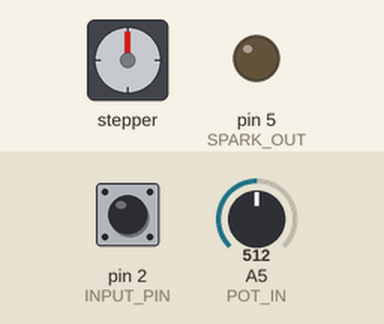
Simulated run of this sketch. Board: Arduino Uno, built with avr-gcc and run on an emulated ATmega328P. On the bench: stepper motor, output pins drawn as LEDs (lit = HIGH). Wiring (inferred from the names in the program): stepper motor (2048 steps per turn assumed): coils pin 8, pin 9, pin 10, pin 11. The inputs (shaded band) are chosen by the test bench; at power-on: pin 2 (INPUT_PIN) HIGH, A5 (POT_IN) = 512. Pins used as bus, display or sensor lines are not drawn.

Above: at 1.2 s.
1.3 s: pin 2 (INPUT_PIN) pulled LOW for 0.15 s
At 1.4 s:
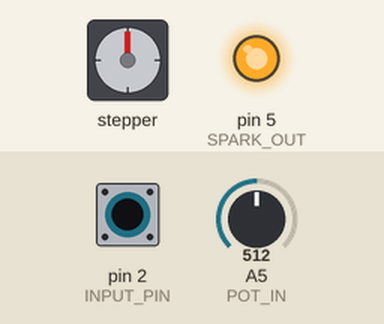
Timing chart, 0 to 4.3 s (numbered marks = the images above; inputs shaded):
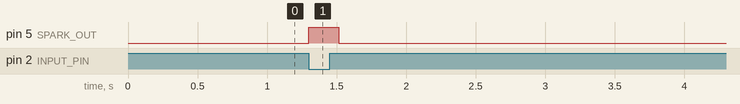

The sketch:

velocette-le-full.ino
```cpp
// (licence header left out)
//#define DEBUG                 1
#define REPORT_INTERVAL       500000      // microseconds

#define MAX_STARTING_RETARD   60.0      // The 'start assist' pot adjustment will give you between 0 and MAX_STARTING_RETARD degress of retard during startup
#define STARTING_REVOLUTIONS  4        // We consider the engine in the 'STARTING' state for this number of revolutions
#define STOPPED_TIMEOUT       250000    // No shutter event for this number of uS means we are 'STOPPED'
#define KILL_RPM               6000.0    // Don't issue spark above this RPM

// The parameters for the advance curves.  They will advance from MIN_ADVANCE at MIN_RPM (and below) to MAX_ADVANCE at MAX_RPM (and above)
#define MAX_ADVANCE 30.0
#define MIN_ADVANCE 0.0
#define MIN_RPM     900
#define MAX_RPM     2000

#define PI          3.14159265359

// Input / Output pin assignments

#define YELLOW_LED 10  //  YELLOW_LED is used to give feedback on the shutter reading
#define SPARK_OUT  5   //  Pin that is connected to the 'Gate' on the transistor that drives the coil
#define INPUT_PIN  2   //  Input from the shutter sensor
#define GREEN_LED  11  //  GREEN_LED is not used at this time
#define SWITCH     12  //  The switch is not used at this time
#define POT_IN     A5  //  The input POT is used to adjust how much timing retard is used during starting
#define RPM_REF    8  //  Used for debugging
#define RPM_OUT    9  //  Used for debugging

// Other definitions

// We track the motor through the following states so we can alter the behavior of the software
// debending on the state
#define STOPPED 0
#define STARTING 1
#define RUNNING 2


// Here is the variable where we actually store the state of the motor
volatile int engineState = STOPPED;
// We also track the number of times the shaft rotates so we can decide when to change the
// state from STARTING to RUNNING
int revolutions = 0;

// On every event of the shutter opening or closing we calculate the elapsed time since the previous event
// mics and lastmicros are used to store the elapsed time since the arduino booted until the current event, and the previous event
volatile unsigned long mics = 1;
volatile unsigned long lastmicros = 0;

// In order to get the most stable output for the spark timing we set 'sparkArmed' to 1 between 50-BTDC and firing the spark
// This allows us to deffer non-critical functions at critical times by skipping them if sparkArmed is 1
volatile int sparkArmed = 0;

// nextspark is used to hold the time in the future at which the the spark should fire
volatile unsigned long nextspark = 0;

// degrees of advance
volatile double advance = 0;

// current rpm
volatile double rpm = 0;

// this is used to set a timer to trigger the serial debug output once per second
unsigned long reportTime = 0;

// Used for calculating how long its been since the last shutter event
long idletime = 0;

// Degrees of retard to apply during starting, this gets set by the position of the INPUT_POT
volatile float startRetard = 0;

void setup() {

  #ifdef DEBUG
  // Configure the serial port (USB) for the debug reporting
  Serial.begin(57600);
  Serial.print("Started\n");
  #endif

  pinMode(RPM_REF, OUTPUT);
  digitalWrite(RPM_REF, 0);

  pinMode(RPM_OUT, OUTPUT);
  digitalWrite(RPM_OUT, 0);

  // Configure the PINs we use
  pinMode(SPARK_OUT,OUTPUT);
  pinMode(INPUT_PIN,INPUT_PULLUP);
  pinMode(YELLOW_LED,OUTPUT);
  pinMode(GREEN_LED,OUTPUT);
  pinMode(POT_IN, INPUT);
  pinMode(SWITCH, INPUT);


  startRetard = ((double)analogRead(POT_IN) / 1023.0) * MAX_STARTING_RETARD;

  // Set up the shutter input to interrupt and call serviceRoutine() any time it changes
  attachInterrupt(0, serviceRoutine, CHANGE);
  digitalWrite(GREEN_LED, HIGH);

}

void serviceRoutine(){
  lastmicros = mics;
  mics = micros();

  if (engineState == STOPPED){
    engineState = STARTING;
    digitalWrite(GREEN_LED, LOW);
  }

  int inputstate = digitalRead(INPUT_PIN);

  if ( inputstate == HIGH ){   // TDC-50

    if (engineState == STARTING){
      nextspark = mics + (((double)(mics - lastmicros) / (double)180.0) * (double)(50.0 + startRetard) );
    }
    else {
      nextspark = mics + (((double)(mics - lastmicros) / (double)180.0) * (double)(50.0 - advance) );
    }

    sparkArmed = 1;

  }
  else { // 130
//    if ( rpm < KILL_RPM ){
      digitalWrite(SPARK_OUT, HIGH);  // start charging the coil
//    }
  }

  digitalWrite(YELLOW_LED, inputstate);
  digitalWrite(RPM_OUT, inputstate);

}

void loop() {

  if ( sparkArmed == 1 ) {  // This part of the loop should be kept as small as possible
    if ( nextspark <= micros() ) {
      digitalWrite(SPARK_OUT, LOW);  // fire the spark

      sparkArmed = 0;

      if (engineState == STARTING){
        revolutions++;
          if (revolutions >= STARTING_REVOLUTIONS){
            engineState = RUNNING;
          }
      }

      rpm = 0.5 / (double) ( (double)(mics - lastmicros) / 60000000.0);
      advance = calculateLinearAdvance(rpm);

    }

  }

  else {  // non-critical stuff goes here

  #ifdef DEBUG
     if ( reportTime < micros() ){
       report();
       reportTime = micros() + REPORT_INTERVAL;
    }
  #endif

  }

  //  Here we detect if the engine has stopped
  unsigned long time = micros();
  idletime = time - mics;
  if ( ( idletime > STOPPED_TIMEOUT ) && (engineState != STOPPED) ){

    #ifdef DEBUG
    Serial.print("\n\n********************* ENGINE HAS STOPPED ****************************\n\n");
    #endif

      digitalWrite(SPARK_OUT, LOW);  // fire the spark to reduce the load on the coil and transistor
      engineState = STOPPED;
      revolutions = 0;
      sparkArmed = 0;
      nextspark = 0;
      advance = 0.0;
      rpm = 0.0;
      startRetard = ((double)analogRead(POT_IN) / 1023.0) * MAX_STARTING_RETARD;
      digitalWrite(GREEN_LED, HIGH);
  }

}

void report(){

  Serial.print("ENGINESTATE=");
  if (engineState == STOPPED){
    Serial.print("STOPPED\n");
  }
  else if (engineState == STARTING){
    Serial.print("STARTING\n");
  }
  else if (engineState == RUNNING){
    Serial.print("RUNNING\n");
  }

  unsigned long time = micros();
  Serial.print("MICROS=");
  Serial.print(time);
  Serial.print("\n");

  Serial.print("MICS=");
  Serial.print(mics);
  Serial.print("\n");

  Serial.print("LASTMICROS=");
  Serial.print(lastmicros);
  Serial.print("\n");

  Serial.print("NEXTSPARK=");
  Serial.print(nextspark);
  Serial.print("\n");

  Serial.print("IDLETIME=");
  Serial.print(idletime);
  Serial.print("\n");

  Serial.print("REVOLUTIONS=");
  Serial.print(revolutions);
  Serial.print("\n");

  Serial.print("START_RETARD=");
  Serial.print(startRetard);
  Serial.print("\n");

  Serial.print("RPM=");
  Serial.print(rpm);
  Serial.print("\n");
  Serial.print("ADV=");
  Serial.print(advance);
  Serial.print("\n");

  Serial.print("\n");
}

// Calculate advance in degress based on RPM
// This version calculates a linear advance
double calculateLinearAdvance(double rpm){
  double a = (((MAX_ADVANCE - MIN_ADVANCE) / (MAX_RPM - MIN_RPM)) * ( rpm - MIN_RPM)) + MIN_ADVANCE;
  advance = min(max(MIN_ADVANCE, a), MAX_ADVANCE);
  return(advance);
}

// This version maps the advance curve to a 1/4 sine wave
double calculateSinAdvance(double rpm){
 advance = (sin(((min(max(rpm, MIN_RPM), MAX_RPM)-MIN_RPM)*(PI/(MAX_RPM-MIN_RPM)))-(PI/2.0)) * ((MAX_ADVANCE-MIN_ADVANCE)/2.0)) + ((MAX_ADVANCE-MIN_ADVANCE)/2.0);
 advance = advance + MIN_ADVANCE;
 return(advance);
}
```

Measured:
- after the input at 1.3 s, pin 5 (SPARK_OUT): LOW → HIGH at once, → LOW 0.22 s later
